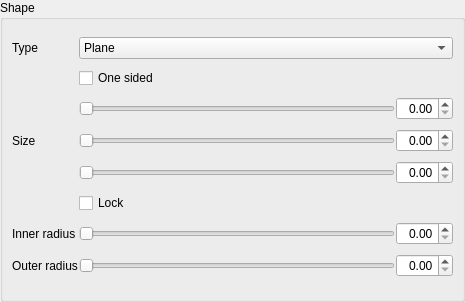
<?xml version="1.0" encoding="UTF-8"?>
<ui version="4.0">
 <class>ShapeWidget</class>
 <widget class="QWidget" name="ShapeWidget">
  <property name="geometry">
   <rect>
    <x>0</x>
    <y>0</y>
    <width>465</width>
    <height>302</height>
   </rect>
  </property>
  <property name="windowTitle">
   <string>Shape</string>
  </property>
  <layout class="QVBoxLayout" name="verticalLayout">
   <property name="margin">
    <number>0</number>
   </property>
   <item>
    <widget class="QGroupBox" name="ShapeGroupBox">
     <property name="title">
      <string>Shape</string>
     </property>
     <layout class="QGridLayout" name="gridLayout">
      <property name="spacing">
       <number>1</number>
      </property>
      <item row="8" column="1">
       <widget class="QSlider" name="OuterRadiusSlider">
        <property name="orientation">
         <enum>Qt::Horizontal</enum>
        </property>
       </widget>
      </item>
      <item row="1" column="0">
       <widget class="QLabel" name="TypeLabel">
        <property name="text">
         <string>Type</string>
        </property>
       </widget>
      </item>
      <item row="8" column="0">
       <widget class="QLabel" name="OuterRadiusLabel">
        <property name="text">
         <string>Outer radius</string>
        </property>
       </widget>
      </item>
      <item row="3" column="1">
       <widget class="QSlider" name="SizeXSlider">
        <property name="orientation">
         <enum>Qt::Horizontal</enum>
        </property>
       </widget>
      </item>
      <item row="3" column="2">
       <widget class="QDoubleSpinBox" name="SizeXSpinBox">
        <property name="alignment">
         <set>Qt::AlignRight|Qt::AlignTrailing|Qt::AlignVCenter</set>
        </property>
       </widget>
      </item>
      <item row="4" column="1">
       <widget class="QSlider" name="SizeYSlider">
        <property name="orientation">
         <enum>Qt::Horizontal</enum>
        </property>
       </widget>
      </item>
      <item row="7" column="2">
       <widget class="QDoubleSpinBox" name="InnerRadiusSpinBox">
        <property name="alignment">
         <set>Qt::AlignRight|Qt::AlignTrailing|Qt::AlignVCenter</set>
        </property>
       </widget>
      </item>
      <item row="5" column="2">
       <widget class="QDoubleSpinBox" name="SizeZSpinBox">
        <property name="alignment">
         <set>Qt::AlignRight|Qt::AlignTrailing|Qt::AlignVCenter</set>
        </property>
       </widget>
      </item>
      <item row="5" column="1">
       <widget class="QSlider" name="SizeZSlider">
        <property name="orientation">
         <enum>Qt::Horizontal</enum>
        </property>
       </widget>
      </item>
      <item row="7" column="0">
       <widget class="QLabel" name="InnerRadiusLabel">
        <property name="text">
         <string>Inner radius</string>
        </property>
       </widget>
      </item>
      <item row="7" column="1">
       <widget class="QSlider" name="InnerRadiusSlider">
        <property name="orientation">
         <enum>Qt::Horizontal</enum>
        </property>
       </widget>
      </item>
      <item row="8" column="2">
       <widget class="QDoubleSpinBox" name="OuterRadiusSpinBox">
        <property name="alignment">
         <set>Qt::AlignRight|Qt::AlignTrailing|Qt::AlignVCenter</set>
        </property>
       </widget>
      </item>
      <item row="6" column="1" colspan="2">
       <widget class="QCheckBox" name="SizeLockCheckBox">
        <property name="text">
         <string>Lock</string>
        </property>
       </widget>
      </item>
      <item row="4" column="2">
       <widget class="QDoubleSpinBox" name="SizeYSpinBox">
        <property name="alignment">
         <set>Qt::AlignRight|Qt::AlignTrailing|Qt::AlignVCenter</set>
        </property>
       </widget>
      </item>
      <item row="2" column="1" colspan="2">
       <widget class="QCheckBox" name="OneSidedCheckBox">
        <property name="text">
         <string>One sided</string>
        </property>
       </widget>
      </item>
      <item row="1" column="1" colspan="2">
       <widget class="QComboBox" name="TypeComboBox">
        <property name="sizePolicy">
         <sizepolicy hsizetype="Expanding" vsizetype="Fixed">
          <horstretch>0</horstretch>
          <verstretch>0</verstretch>
         </sizepolicy>
        </property>
        <item>
         <property name="text">
          <string>Plane</string>
         </property>
        </item>
        <item>
         <property name="text">
          <string>Disk</string>
         </property>
        </item>
        <item>
         <property name="text">
          <string>Ring</string>
         </property>
        </item>
        <item>
         <property name="text">
          <string>Box</string>
         </property>
        </item>
        <item>
         <property name="text">
          <string>Sphere</string>
         </property>
        </item>
       </widget>
      </item>
      <item row="3" column="0" rowspan="3">
       <widget class="QLabel" name="WidthLabel">
        <property name="text">
         <string>Size</string>
        </property>
       </widget>
      </item>
     </layout>
    </widget>
   </item>
  </layout>
 </widget>
 <resources/>
 <connections/>
</ui>
